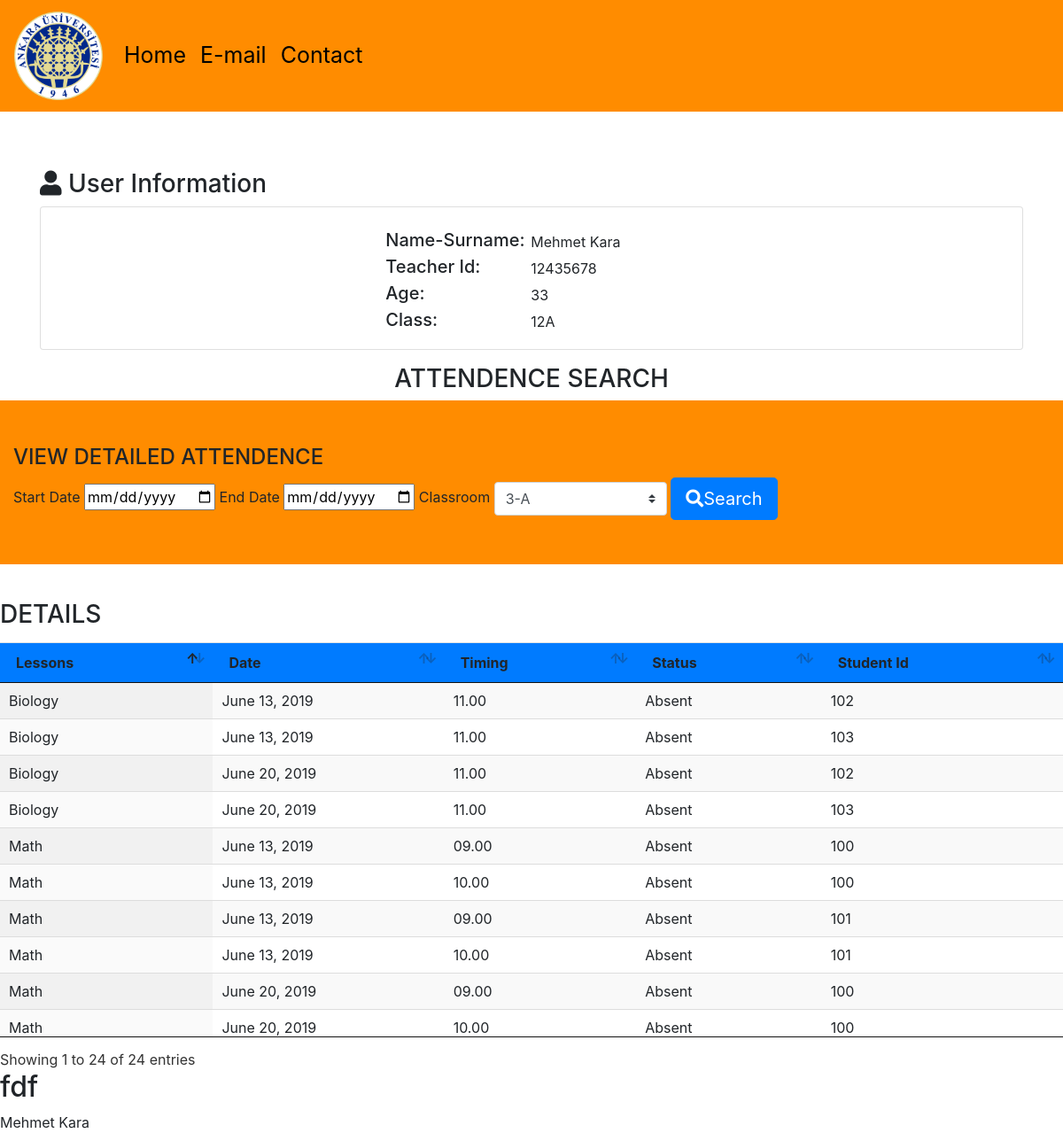
The page /pages/12435678/ on the database its author committed.
### pages/models.py (models this page shows, shortened)
class Teacher(models.Model):
    user = models.OneToOneField(User, on_delete=models.CASCADE)
    classroom = models.CharField(max_length=3, blank=True)
    age = models.CharField(max_length=3, blank=True)

class Attendance(models.Model):
    student_id = models.CharField(max_length=20, null=True, blank=True)
    teacher_id = models.CharField(max_length=20, null=True, blank=True)
    lessons = models.CharField(max_length=15, null=True, blank=True)
    classroom = models.CharField(max_length=7, null=True, blank=True)
    attendance_date = models.DateField(null=True, blank=True)
    timing = models.CharField(max_length=20, null=True, blank=True)
    status = models.CharField(max_length=15, null=True, blank=True)

### pages/views.py (the view)
# urls.py: url(r'^(?P<username>[0-9]+)/$', views.detail, name='detail'),
def detail(request, username):
    attendance_list = Attendance.objects.all()
    attendance_list1 = Attendance.objects.all()
    start_date = request.GET.get('sd')
    finish_date =request.GET.get('fd')
    start_date1 = request.GET.get('sd1')
    finish_date1 = request.GET.get('fd1')
    select_lesson = request.GET.get('sl')
    select_classroom = request.GET.get('cl')
    if start_date1 and finish_date1 and select_classroom:
        attendance_list1 = attendance_list1.filter(attendance_date__range=[start_date1, finish_date1], teacher_id=username, classroom=select_classroom)
    if start_date and finish_date or select_lesson:
        attendance_list = attendance_list.filter(attendance_date__range=[start_date, finish_date], lessons=select_lesson, student_id=username)
    try:
        users = User.objects.get(username=username)
    except User.DoesNotExist:
        raise Http404("Student doesnt not exist")
    return render(request, 'detail.html', {'users': users, 'attendance_list': attendance_list, 'attendance_list1': attendance_list1 })

### templates/detail.html (shortened to what this page needs)
{% extends 'base.html'%}
{%load static%}
{% block body %}
{% if users.teacher %}
	<div class="container information">
		<h3><i class="fas fa-user"></i> User Information</h3>
		<div class="card mb-3" >
		  	<div class="row no-gutters">
		    	<div class="col-md-4">
		    	</div>
		    	<div class="col-md-8">
		      		<div class="card-body">
						<ul class="nav flex-column">
						  	<li class="nav-item">
						    	<div class="section col-md-6">
		        					<h5 class="title">Name-Surname:</h5>
		        					<span class="inf">{{users.first_name}} {{users.last_name}}</span>
		        				</div>
						 	</li>
						  	<li class="nav-item">
						    	<div class="section col-md-6">
		        					<h5 class="title">Teacher Id:</h5>
		        					<span class="inf">{{users.username}}</span>
		        				</div>
						 	</li>
						 	<li class="nav-item">
						    	<div class="section col-md-6">
		        					<h5 class="title">Age:</h5>
		        					<span class="inf">{{users.teacher.age}}</span>
		        				</div>
						  	</li>
						  	<li class="nav-item">
						   		<div class="section col-md-6">
		        					<h5 class="title">Class:</h5>
		        					<span class="inf">{{users.teacher.classroom}}</span>
		        				</div>
						  	</li>
						</ul>
		    	</div>
		    </div>
		</div>
	</div>
    </div>
	 <div class="attendence ">
		<h3 class="title">ATTENDENCE SEARCH</h3>
		<div class="search  container-fluid">
			<h4>VIEW DETAILED ATTENDENCE</h4>
            <form method="GET">
                <label>Start Date</label>
                <input name="sd1" value="{{request.GET.sd}}" type="date" placeholder="YYYY-MM-DD">
                <label>End Date</label>
                <input name="fd1" value="{{request.GET.fd}}" type="date" placeholder="YYYY-MM-DD">
				<label>Classroom</label>
				<select name="cl" value="{{request.GET.sl}}"  class="custom-select col-lg-2 col-xl-2">
					<option>3-A</option>
                </select>
                <button class="btn btn-lg btn-primary" type="submit"><i class="fas fa-search"></i>Search
            </form>
		</div>
		<h3>DETAILS</h3>
		<table id="example" class="table display bg-primary">
			<thead>
				<tr>
					<th scope="col">Lessons</th>
					<th scope="col">Date</th>
					<th scope="col">Timing</th>
					<th scope="col">Status</th>
					<th scope="col">Student Id</th>
				</tr>
			</thead>
			<tbody>
            {% for attendance in attendance_list1 %}
				<tr>
					<td>{{attendance.lessons}}</td>
					<td>{{attendance.attendance_date}}</td>
					<td>{{attendance.timing}}</td>
					<td>{{attendance.status}}</td>
					<td>{{attendance.student_id}}</td>
				</tr>
            {% endfor %}
			</tbody>
		</table>
	</div>
{% endif %}
    <h2>fdf</h2>
    {{users.first_name}}
    {{users.last_name}}
{% endblock %}

### static/css/theme.css (style rules this page uses)
:root { --input-padding-x: 1.5rem; --input-padding-y: .75rem; }
.attendence .title { text-align: center; }
.information { margin-top: 65px; }
.information .card-body .nav-item { margin-bottom: 10px; }
.section { position: relative; padding: 10px; }
.section .title { position: absolute; top: 5px; left: 0px; }
.section .inf { position: absolute; top: 7px; left: 164px; }
.search { margin-bottom: 40px; padding: 50px; background-color: #FF8C00; }

### static/css/all.css (style rules this page uses)
.fa,.fab,.fal,.far,.fas { -moz-osx-font-smoothing:grayscale;-webkit-font-smoothing:antialiased;display:inline-block;font-style:normal;font-variant:normal;text-rendering:auto;line-height:1 }
.fa-search:before { content:"\f002" }
.fa-user:before { content:"\f007" }
.fa,.far,.fas { font-family:"Font Awesome 5 Free" }
.fa,.fas { font-weight:900 }

### rows shown on the page
Attendance: lessons "Math", attendance_date "June 13, 2019", timing "09.00", status "Absent", student_id "100"
Attendance: lessons "Math", attendance_date "June 13, 2019", timing "10.00", status "Absent", student_id "100"
Attendance: lessons "Math", attendance_date "June 13, 2019", timing "09.00", status "Absent", student_id "101"
Attendance: lessons "Math", attendance_date "June 13, 2019", timing "10.00", status "Absent", student_id "101"
Attendance: lessons "Biology", attendance_date "June 13, 2019", timing "11.00", status "Absent", student_id "102"
Attendance: lessons "Biology", attendance_date "June 13, 2019", timing "11.00", status "Absent", student_id "103"
Attendance: lessons "Math", attendance_date "June 20, 2019", timing "09.00", status "Absent", student_id "100"
Attendance: lessons "Math", attendance_date "June 20, 2019", timing "10.00", status "Absent", student_id "100"
Attendance: lessons "Biology", attendance_date "June 20, 2019", timing "11.00", status "Absent", student_id "102"
Attendance: lessons "Biology", attendance_date "June 20, 2019", timing "11.00", status "Absent", student_id "103"

### other values the page prints
{{ users.first_name }} "Mehmet"
{{ users.last_name }} "Kara"
{{ users.username }} "12435678"
{{ users.teacher.age }} "33"
{{ users.teacher.classroom }} "12A"
